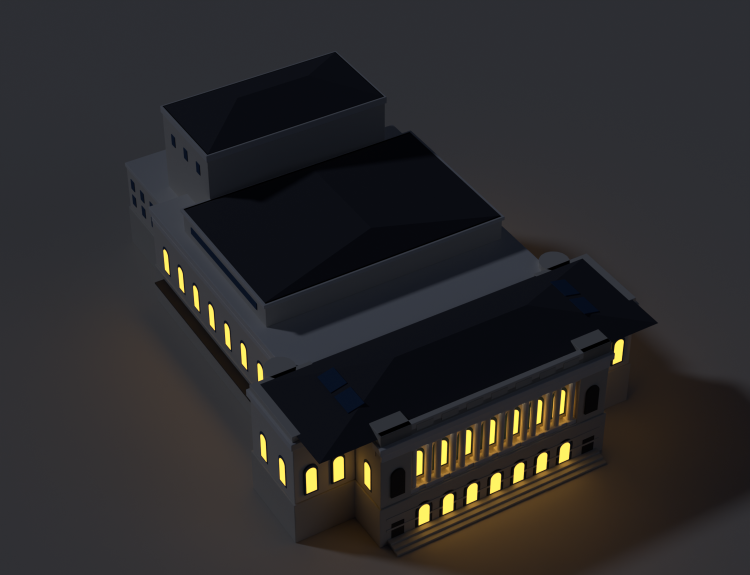
#> input picture artifacts/war-memorial-opera-house/war-memorial-opera-house-night.png, 1500 x 1150 px, given in place of war-memorial-opera-house-north.png, which was not available (shown at 1/2 size)
$ python make_contact_sheet.py
#> lines starting #> are read from the running program, lines starting #| are printed output that depends on the picture; pictures that were not available may be replaced by others from this repository, and a replacement may not be noted
"""Compose the review renders into war-memorial-opera-house-contact-sheet.png."""

from pathlib import Path

from PIL import Image, ImageDraw, ImageFont

HERE = Path(__file__).resolve().parent
BG = (237, 227, 209)
INK = (58, 52, 44)


def _font(size=34):
#> called with size = 34
    for p in ("/usr/share/fonts/truetype/dejavu/DejaVuSans-Bold.ttf",
              "/System/Library/Fonts/Supplemental/Arial Bold.ttf",
              "/System/Library/Fonts/Helvetica.ttc"):
        try:
            return ImageFont.truetype(p, size)
        except OSError:
            continue
    return ImageFont.load_default()


FONT = _font()
VIEWS = ["north", "east", "south", "west", "top", "aerial", "night", "night-east"]
LABELS = {
    "north": "NORTH (memorial court flank)",
    "east": "EAST (Van Ness colonnade)",
    "south": "SOUTH (Grove St flank)",
    "west": "WEST (Franklin St rear)",
    "top": "TOP (roofscape)",
    "aerial": "AERIAL (app camera)",
    "night": "NIGHT (glow set)",
    "night-east": "NIGHT (entrance)",
}
COLS = 2
PAD = 40
LABEL_H = 56
CELL_W = 760


def load(view):
#> called with view = 'north'
    img = Image.open(HERE / f"war-memorial-opera-house-{view}.png").convert("RGB")
    h = round(img.height * CELL_W / img.width)
#> h = 583
    return img.resize((CELL_W, h), Image.LANCZOS)
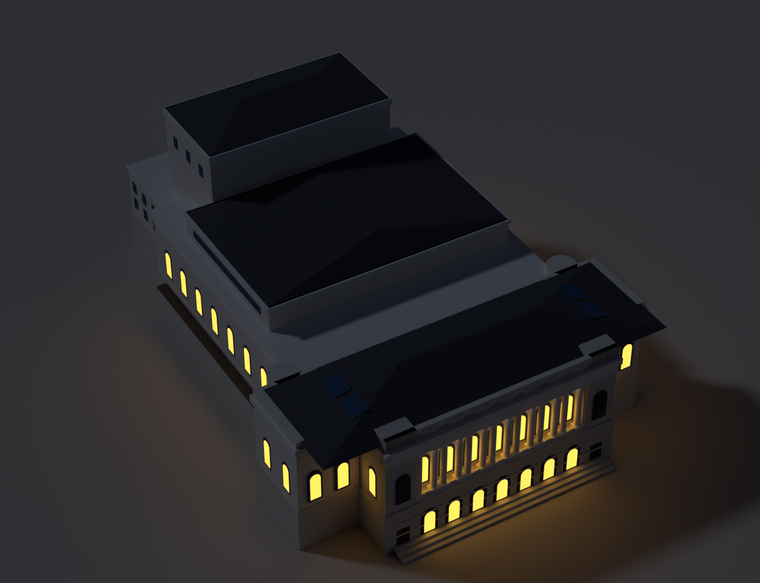
#> returned value: PIL image 760x583 RGB; mean R, G, B 42.9, 41.5, 42.2


def main():
    tiles = [load(v) for v in VIEWS]
#> call 2 of load, with view = 'east'
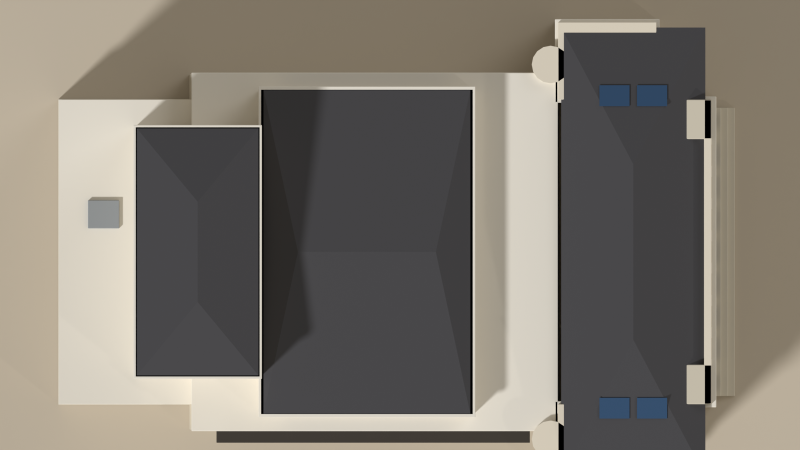
#> input picture artifacts/war-memorial-opera-house/war-memorial-opera-house-top.png, 1600 x 900 px, given in place of war-memorial-opera-house-east.png, which was not available (shown at 1/2 size)
#> in load (call 2), `return img.resize((CELL_W, h), Image.LANCZOS)`:
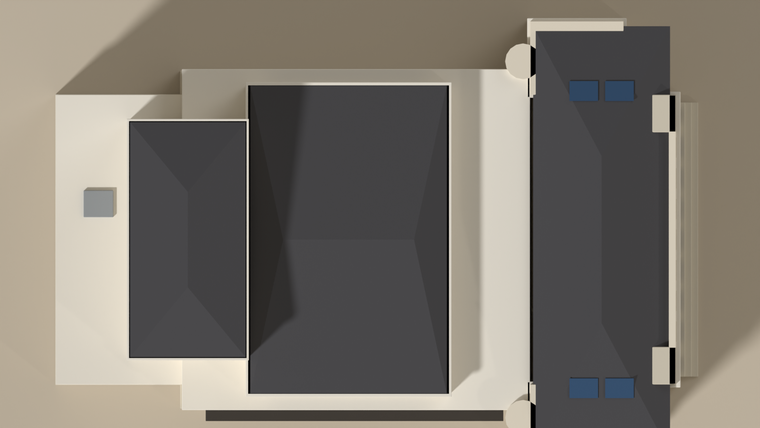
#> returned value: PIL image 760x428 RGB; mean R, G, B 123.3, 117.7, 109.2
    rows = [tiles[i : i + COLS] for i in range(0, len(tiles), COLS)]
    row_h = [LABEL_H + max(t.height for t in r) for r in rows]
    width = PAD + COLS * (CELL_W + PAD)
    height = PAD + sum(h + PAD for h in row_h)
    sheet = Image.new("RGB", (width, height), BG)
    draw = ImageDraw.Draw(sheet)

    y = PAD
    for ri, row in enumerate(rows):
        for ci, tile in enumerate(row):
            cx = PAD + ci * (CELL_W + PAD) + CELL_W // 2
            label = LABELS[VIEWS[ri * COLS + ci]]
            draw.text((cx, y + LABEL_H // 2), label, font=FONT, fill=INK, anchor="mm")
            sheet.paste(tile, (cx - tile.width // 2, y + LABEL_H))
        y += row_h[ri] + PAD

    out = HERE / "war-memorial-opera-house-contact-sheet.png"
    sheet.save(out)
    print(f"[contact-sheet] {out}")


if __name__ == "__main__":
#> (the run stopped early here; a loop or call above may not have finished)
